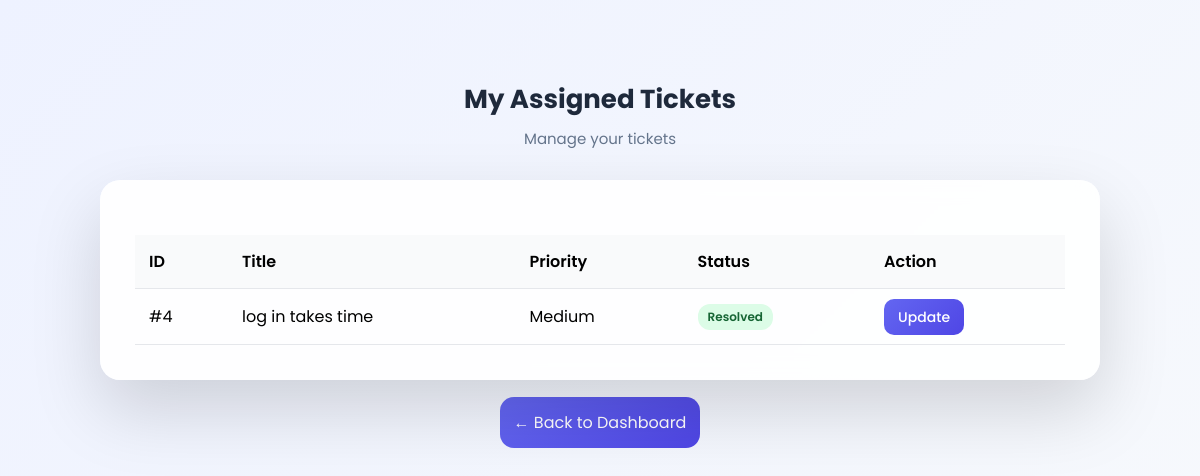
The app's page /tickets.php (signed in) with its own data.
### tables this page shows
CREATE TABLE `tickets` (
  `ticket_id` int(11) NOT NULL,
  `title` varchar(150) NOT NULL,
  `description` text NOT NULL,
  `priority` varchar(20) NOT NULL,
  `status` varchar(20) NOT NULL,
  `resolution_notes` text DEFAULT NULL,
  `created_date` datetime NOT NULL DEFAULT current_timestamp(),
  `user_id` int(11) NOT NULL,
  `agent_id` int(11) DEFAULT NULL,
  `assigned_agent_id` int(11) DEFAULT NULL,
  `resolution_note` text DEFAULT NULL,
  `resolved_by` int(11) DEFAULT NULL
);

### tickets.php (the view, shortened to what this page needs)
<?php
include("../config/db.php");
$agent_id = $_SESSION['user_id'];
$query = mysqli_query($conn, "
    SELECT ticket_id, title, priority, status
    FROM tickets
    WHERE assigned_agent_id = $agent_id
    ORDER BY ticket_id DESC
");
?>
<!DOCTYPE html>
<html>
<head>
    <link rel="stylesheet" href="../assets/css/style.css">
</head>
<body>
<div class="dashboard-container">
    <div class="dashboard-header center">
        <h2>My Assigned Tickets</h2>
        <p>Manage your tickets</p>
    </div>
    <div class="card">
        <table class="table">
            <thead>
                <tr>
                    <th>ID</th>
                    <th>Title</th>
                    <th>Priority</th>
                    <th>Status</th>
                    <th>Action</th>
                </tr>
            </thead>
            <tbody>
            <?php if (mysqli_num_rows($query) == 0) { ?>
                <tr>
                    <td colspan="5" style="text-align:center;">No tickets assigned</td>
                </tr>
            <?php } else { ?>
                <?php while ($row = mysqli_fetch_assoc($query)) { ?>
                    <tr>
                        <td>#<?= $row['ticket_id']; ?></td>
                        <td><?= htmlspecialchars($row['title']); ?></td>
                        <td><?= $row['priority']; ?></td>
                        <td>
                            <?php
                            if ($row['status'] == 'Open')
                                echo "<span class='badge badge-open'>Open</span>";
                            elseif ($row['status'] == 'In Progress')
                                echo "<span class='badge badge-progress'>In Progress</span>";
                            else
                                echo "<span class='badge badge-resolved'>Resolved</span>";
                            ?>
                        </td>
                        <td>
                            <a href="ticket_details.php?id=<?= $row['ticket_id']; ?>" class="btn btn-sm btn-primary">
                                Update
                            </a>
                        </td>
                    </tr>
                <?php } ?>
            <?php } ?>
            </tbody>
        </table>
    </div>
    <div style="text-align:center; margin-top:25px;">
        <a href="dashboard.php" class="btn btn-primary">← Back to Dashboard</a>
    </div>
</div>
</body>
</html>

### style.css (style rules this page uses)
:root { --primary:#4f46e5; --secondary:#0f172a; --light:#f8fafc; --white:#ffffff; --gray:#64748b; }
* { margin:0; padding:0; box-sizing:border-box; }
body { font-family:'Poppins',sans-serif; background:linear-gradient(135deg,#eef2ff,#f8fafc); min-height:100vh; }
.card { background:rgba(255,255,255,0.9); backdrop-filter: blur(10px); padding:35px; border-radius:20px; box-shadow:0 30px 70px rgba(0,0,0,0.15); animation:fadeUp .6s ease; }
h2 { text-align:center; margin-bottom:10px; color:#1e293b; }
.btn { width:100%; background:linear-gradient(135deg,#4f46e5,#6366f1); color:white; border:none; padding:14px; border-radius:14px; font-size:16px; cursor:pointer; margin-top:22px; transition:.3s; }
.dashboard-container { max-width: 1000px; margin: 80px auto; }
.dashboard-header { margin-bottom: 30px; }
.dashboard-header h2 { font-size: 26px; color:#1e293b; }
.dashboard-header p { color:#64748b; margin-top: 6px; }
a { text-decoration: none !important; }
.dashboard-header { text-align:center; margin-bottom:35px; }
.dashboard-header h2 { margin-bottom:8px; }
.dashboard-header p { margin:0; color:#64748b; font-size:15px; }
.badge { padding:6px 12px; border-radius:20px; font-size:13px; font-weight:500; display:inline-block; }
.badge-resolved { background:#dcfce7; color:#166534; }
.table { width:100%; border-collapse:collapse; margin-top:20px; }
.table th, .table td { padding:14px; text-align:left; border-bottom:1px solid #e5e7eb; }
.table th { background:#f8fafc; font-weight:600; }
.table { width:100%; border-collapse:collapse; }
.table th { text-align:left; padding:14px; background:#f9fafb; font-weight:600; }
.table td { padding:14px; border-top:1px solid #e5e7eb; }
.badge { padding:6px 12px; border-radius:20px; font-size:12px; font-weight:500; }
.btn-sm { height: 38px; padding: 0 16px; border-radius: 10px; font-size: 14px; font-weight: 500; white-space: nowrap; }
.btn-primary { background: linear-gradient(135deg, #6366f1, #4f46e5); color: #fff; border: none; }
.card, .dashboard-container { overflow: visible !important; }
.badge { padding: 4px 10px; border-radius: 12px; font-size: 11px; font-weight: 600; color: #fff; }
.table td, .table th, .table span, .table .badge, .table .agent-badge { opacity: 1 !important; }
.badge { font-size: 12px !important; font-weight: 600 !important; }
.badge-resolved { background: #dcfce7 !important; color: #166534 !important; }
.card { margin-bottom: 30px; }
.dashboard-header { overflow: visible !important; }
.card { overflow: visible !important; }
.dashboard-container, .card { overflow: visible !important; }
.card, .dashboard-container { overflow:visible !important; }
.btn-sm { padding: 8px 14px; font-size: 14px; }

### records on screen
tickets: ticket_id "4", title "log in takes time", priority "Medium", status "Resolved"
